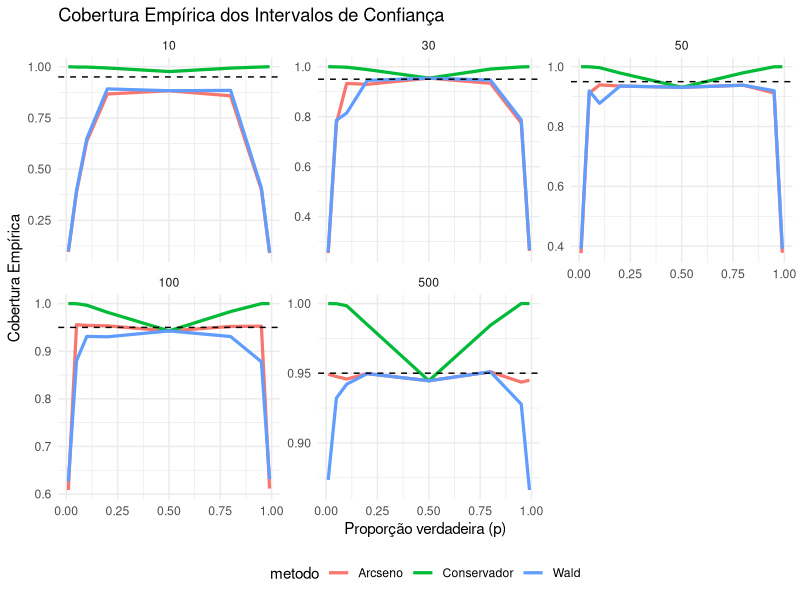
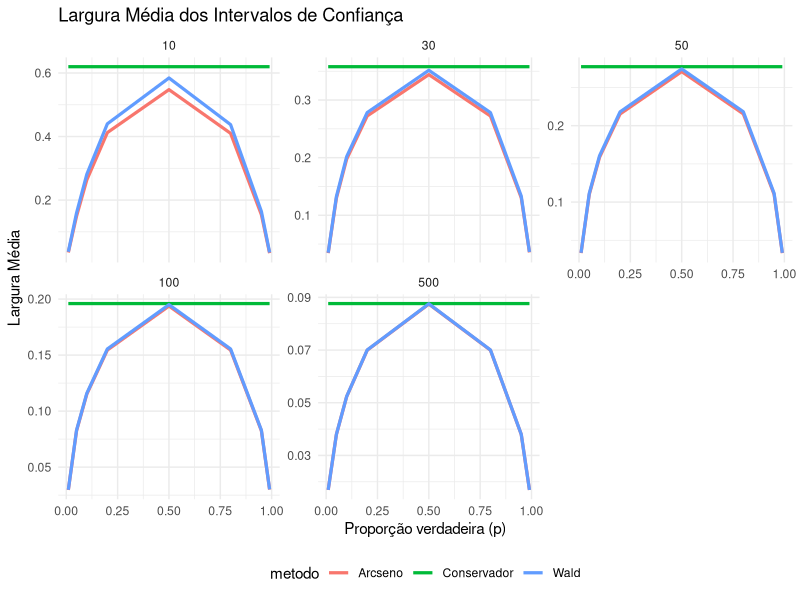

These charts were generated, in order, by the following R code:
## ---- chunk 1
set.seed(123)

# Parâmetros
p_values <- c(0.01, 0.05, 0.1, 0.2, 0.5, 0.8, 0.95, 0.99)
n_values <- c(10, 30, 50, 100, 500)
M <- 10000
z <- qnorm(0.975)

# Funções dos intervalos
IC_wald <- function(phat, n) {
  erro <- z * sqrt(phat * (1 - phat) / n)
  cbind(phat - erro, phat + erro)
}

IC_arcseno <- function(phat, n) {
  lower <- sin(asin(sqrt(phat)) - z / (2 * sqrt(n)))^2
  upper <- sin(asin(sqrt(phat)) + z / (2 * sqrt(n)))^2
  cbind(lower, upper)
}

IC_conservador <- function(phat, n) {
  erro <- z / (2 * sqrt(n))
  cbind(phat - erro, phat + erro)
}

# Simulação
resultados <- data.frame()

for (p in p_values) {
  for (n in n_values) {
    
    X <- matrix(rbinom(M * n, 1, p), ncol = n)
    phat <- rowMeans(X)
    
    wald <- IC_wald(phat, n)
    arcs <- IC_arcseno(phat, n)
    cons <- IC_conservador(phat, n)
    
    # Cobertura
    cob_wald <- mean(wald[,1] <= p & p <= wald[,2])
    cob_arcs <- mean(arcs[,1] <= p & p <= arcs[,2])
    cob_cons <- mean(cons[,1] <= p & p <= cons[,2])
    
    # Largura média
    larg_wald <- mean(wald[,2] - wald[,1])
    larg_arcs <- mean(arcs[,2] - arcs[,1])
    larg_cons <- mean(cons[,2] - cons[,1])
    
    # Armazenar resultados
    resultados <- rbind(resultados,
                        data.frame(p, n,
                                   cobertura_wald = cob_wald,
                                   cobertura_arcs = cob_arcs,
                                   cobertura_cons = cob_cons,
                                   largura_wald = larg_wald,
                                   largura_arcs = larg_arcs,
                                   largura_cons = larg_cons))
  }
}
## ---- chunk 2
library(ggplot2)
library(dplyr)
library(tidyr)

resultados_long <- resultados %>%
  pivot_longer(cols = starts_with("cobertura"),
               names_to = "metodo",
               values_to = "cobertura") %>%
  mutate(metodo = recode(metodo,
                         cobertura_wald = "Wald",
                         cobertura_arcs = "Arcseno",
                         cobertura_cons = "Conservador"))

ggplot(resultados_long, aes(x = p, y = cobertura, color = metodo)) +
  geom_line(size = 1.1) +
  facet_wrap(~ n, scales = "free_y") +
  geom_hline(yintercept = 0.95, linetype = "dashed", color = "black") +
  labs(title = "Cobertura Empírica dos Intervalos de Confiança",
       x = "Proporção verdadeira (p)",
       y = "Cobertura Empírica") +
  theme_minimal() +
  theme(legend.position = "bottom")

#largura média
resultados_long2 <- resultados %>%
pivot_longer(cols = starts_with("largura"),
names_to = "metodo",
values_to = "largura") %>%
mutate(metodo = recode(metodo,
largura_wald = "Wald",
largura_arcs = "Arcseno",
largura_cons = "Conservador"))

ggplot(resultados_long2, aes(x = p, y = largura, color = metodo)) +
geom_line(size = 1.1) +
facet_wrap(~ n, scales = "free_y") +
labs(title = "Largura Média dos Intervalos de Confiança",
x = "Proporção verdadeira (p)",
y = "Largura Média") +
theme_minimal() +
theme(legend.position = "bottom")
